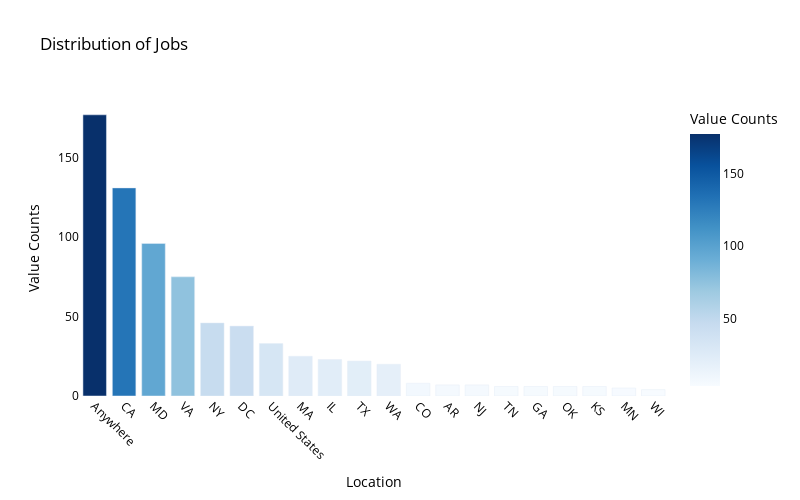

Notebook source saved alongside this figure:
### Code cell
import plotly.express as px

fig2 = px.bar(location_counts, 
             x='index', 
             y='location', 
             title='Distribution of Jobs', 
             labels={'index': 'Location', 'location': 'Value Counts'}, 
             color='location', 
             color_continuous_scale=px.colors.sequential.Blues)

fig2.update_layout(
    autosize=False,
    width=800,
    height=500,
    xaxis=dict(title='Location', tickangle=45),
    yaxis=dict(title='Value Counts'),
    plot_bgcolor='white',
    font=dict(color='black')
)

fig2.show()

### Figure 1 — Plotly figure (JSON) as saved in the notebook; plotly's stock layout.template omitted (floating-point values rounded to 4 significant figures)
{"data": [{"alignmentgroup": "True", "hovertemplate": "Location=%{x}<br>Value Counts=%{marker.color}<extra></extra>", "legendgroup": "", "marker": {"color": [177, 131, 96, 75, 46, 44, 33, 25, 23, 22, 20, 8, 7, 7, 6, 6, 6, 6, 5, 4], "coloraxis": "coloraxis", "pattern": {"shape": ""}}, "name": "", "offsetgroup": "", "orientation": "v", "showlegend": false, "textposition": "auto", "type": "bar", "x": ["Anywhere", "CA", "MD", "VA", "NY", "DC", "United States", "MA", "IL", "TX", "WA", "CO", "AR", "NJ", "TN", "GA", "OK", "KS", "MN", "WI"], "xaxis": "x", "y": [177, 131, 96, 75, 46, 44, 33, 25, 23, 22, 20, 8, 7, 7, 6, 6, 6, 6, 5, 4], "yaxis": "y"}], "layout": {"autosize": false, "barmode": "relative", "coloraxis": {"colorbar": {"title": {"text": "Value Counts"}}, "colorscale": [[0, "rgb(247,251,255)"], [0.125, "rgb(222,235,247)"], [0.25, "rgb(198,219,239)"], [0.375, "rgb(158,202,225)"], [0.5, "rgb(107,174,214)"], [0.625, "rgb(66,146,198)"], [0.75, "rgb(33,113,181)"], [0.875, "rgb(8,81,156)"], [1, "rgb(8,48,107)"]]}, "font": {"color": "black"}, "height": 500, "legend": {"tracegroupgap": 0}, "plot_bgcolor": "white", "title": {"text": "Distribution of Jobs"}, "width": 800, "xaxis": {"anchor": "y", "domain": [0, 1], "tickangle": 45, "title": {"text": "Location"}}, "yaxis": {"anchor": "x", "domain": [0, 1], "title": {"text": "Value Counts"}}}}
